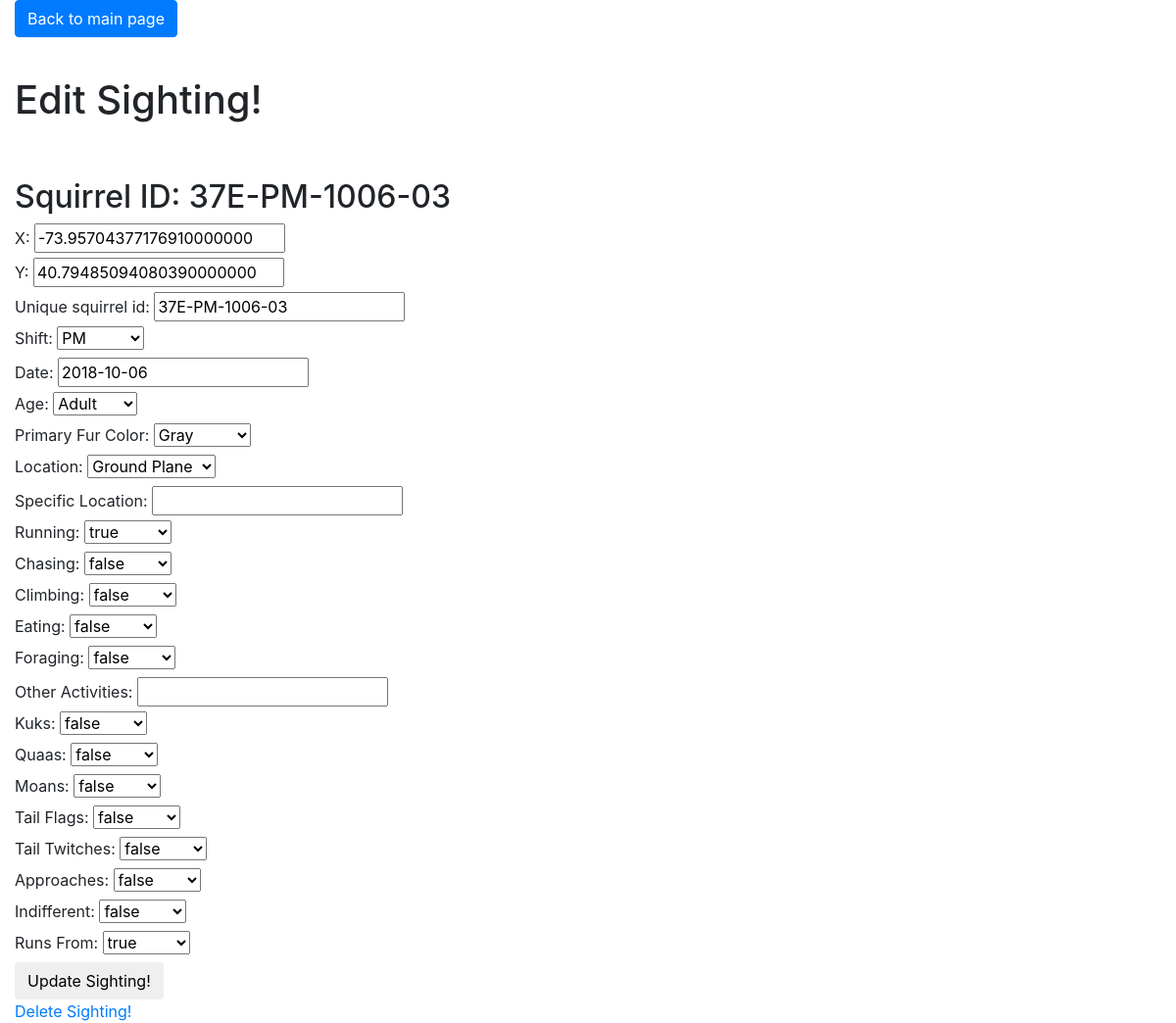
Page /sightings/37E-PM-1006-03 on the committed database.
### sightings/models.py (models this page shows, shortened)
class Sighting(models.Model):
    X = models.DecimalField(help_text=_('Longitude'), max_digits=50, decimal_places=20)
    Y = models.DecimalField(help_text=_('Latitude'), max_digits=50, decimal_places=20)
    unique_squirrel_id = models.CharField(help_text=_('unique squirrel id'), max_length=100, primary_key=True)
    AM = 'AM'
    PM = 'PM'
    SHIFT = (
            (AM,'AM'),
            (PM,'PM'),
            )
    Shift = models.CharField(help_text=_('Shift'), max_length=10, choices=SHIFT)
    Date = models.DateField(help_text=_('Date'),)
    Adult = 'Adult'
    Juvenile = 'Juvenile'
    Nil = ''
    Unknown = 'Unknown'
    AGE = (
          (Adult,'Adult'),
          (Juvenile,'Juvenile'),
          (Nil,''),
          (Unknown,'?'),
          )
    Age = models.CharField(help_text=_('Age'), max_length=50, choices=AGE, blank=True)
    Gray = 'Gray'
    Black = 'Black'
    Cinnamon = 'Cinnamon'
    Nil = ''
    Primary_Fur_Color = (
                         (Gray, 'Gray'),
                         (Black, 'Black'),
                         (Cinnamon, 'Cinnamon'),
                         (Nil, ''),
                         )
    Primary_Fur_Color = models.CharField(help_text=_('Primary Fur Color'), max_length=20, choices=Primary_Fur_Color, blank=True)
    Ground_Plane = 'Ground Plane'
    Above_Ground = 'Above Ground'
    Nil = ''
    LOCATION = (
               (Ground_Plane, 'Ground Plane'),
               (Above_Ground, 'Above Ground'),
               (Nil, ''),
               )
    Location = models.CharField(help_text=_('Location'), max_length=100, choices=LOCATION, blank=True)
    Specific_Location = models.CharField(help_text=_('Specific Location'), max_length=100, blank=True)
    TRUE = 'true'
    FALSE = 'false'
    True_False = (
                 (TRUE, 'true'),
                 (FALSE, 'false')
                 )
    Running = models.CharField(help_text=_('Running'), max_length=10, choices=True_False)
    Chasing = models.CharField(help_text=_('Chasing'), max_length=10, choices=True_False)
    Climbing = models.CharField(help_text=_('Climbing'), max_length=10, choices=True_False)
    Eating = models.CharField(help_text=_('Eating'), max_length=10, choices=True_False)
    Foraging = models.CharField(help_text=_('Foraging'), max_length=10, choices=True_False)
    Other_Activities = models.CharField(help_text=_('Other Activities'), max_length=100, blank=True)
    Kuks = models.CharField(help_text=_('Kuks'), max_length=10, choices=True_False)
    Quaas = models.CharField(help_text=_('Quaas'), max_length=10, choices=True_False)
    Moans = models.CharField(help_text=_('Moans'), max_length=10, choices=True_False)
    Tail_Flags = models.CharField(help_text=_('Tail Flags'), max_length=10, choices=True_False)
    Tail_Twitches = models.CharField(help_text=_('Tail Twitches'), max_length=10, choices=True_False)
    Approaches = models.CharField(help_text=_('Approaches'), max_length=10, choices=True_False)
    Indifferent = models.CharField(help_text=_('Indifferent'), max_length=10, choices=True_False)
    Runs_From = models.CharField(help_text=_('Runs From'), max_length=10, choices=True_False)

### sightings/views.py (the view)
# urls.py: path('<str:unique_squirrel_id>', views.update, name='update'),
def update(request, unique_squirrel_id):
    squirrel_instance = get_object_or_404(Sighting, unique_squirrel_id=unique_squirrel_id)
    if request.method == 'POST':
        form = SightingForm(request.POST or None, instance=squirrel_instance)
        if form.is_valid():
            squirrel_instance.save()
            form.save()
            return redirect(f'/sightings')
        else:
            return HttpResponseRedirect(reverse('sightings:sightings'))
    else:
        form = SightingForm(instance=squirrel_instance)
    context = {'form': form, 'squirrel_instance': squirrel_instance,}
    return render(request, 'sightings/update.html', context)

### sightings/forms.py
class SightingForm(ModelForm):
    class Meta:
        model = Sighting
        fields = '__all__'

### sightings/templates/sightings/update.html (shortened to what this page needs)
<!doctype html>
<html lang="en">
<head>
<link rel="stylesheet" href="https://maxcdn.bootstrapcdn.com/bootstrap/4.0.0/css/bootstrap.min.css" integrity="sha38
4-Gn5384xqQ1aoWXA+058RXPxPg6fy4IWvTNh0E263XmFcJlSAwiGgFAW/dAiS6JXm">
	<p class="container-fluid">
        <a href="{% url 'sightings:sightings' %}" class="button--style-red"><button type="button" class="btn btn-primary">
        Back to main page</button></a>
        </p>
</head>
<body>
	<div class="container-fluid">
		<h1>Edit Sighting! </h1>
		<h2>Squirrel ID: {{squirrel_instance.unique_squirrel_id}}</h2>
	</div>
	<div class="container-fluid">
</body>
	<body>
		<form method="POST" class="form">
		{% for field in form %}
			<div class="fieldWrapper">
				{{field.label_tag}} {{field}}
			</div>
		{% endfor %}
		<button type="submit" class="save btn btn-default">Update Sighting!</button>
		</form>
		<a href="{% url 'sightings:delete' squirrel_instance.unique_squirrel_id %}">Delete Sighting!</a>
	</body>
</html>

### rows in the picture
Sighting: unique_squirrel_id "37E-PM-1006-03", form "-73.95704377176910000000" "40.79485094080390000000" "37E-PM-1006-03" "PM" "2018-10-06" "Adult" "Gray" "Ground Plane" "true" "false" "false" "false" "false" "false" "false" "false" "false" "false" "false" "false" "true"

### other values in the picture
{{ field.label_tag }} "X:" "Y:" "Unique squirrel id:" "Shift:" "Date:" "Age:" "Primary Fur Color:" "Location:" "Specific Location:" "Running:" "Chasing:" "Climbing:" "Eating:" "Foraging:" "Other Activities:" "Kuks:" "Quaas:" "Moans:" "Tail Flags:" "Tail Twitches:" "Approaches:" "Indifferent:" "Runs From:"
